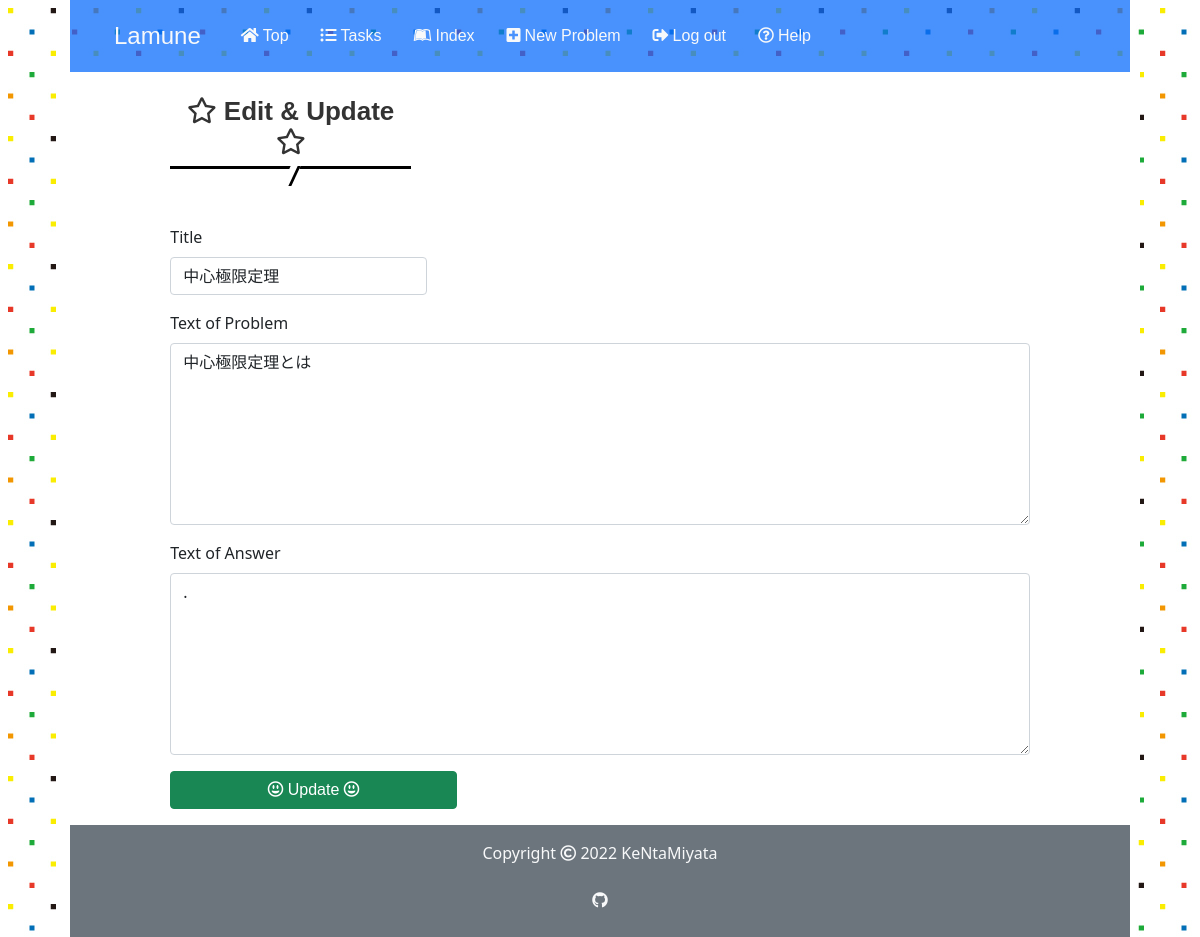
/3/29/update (signed in), run on an earlier commit of the app's database.
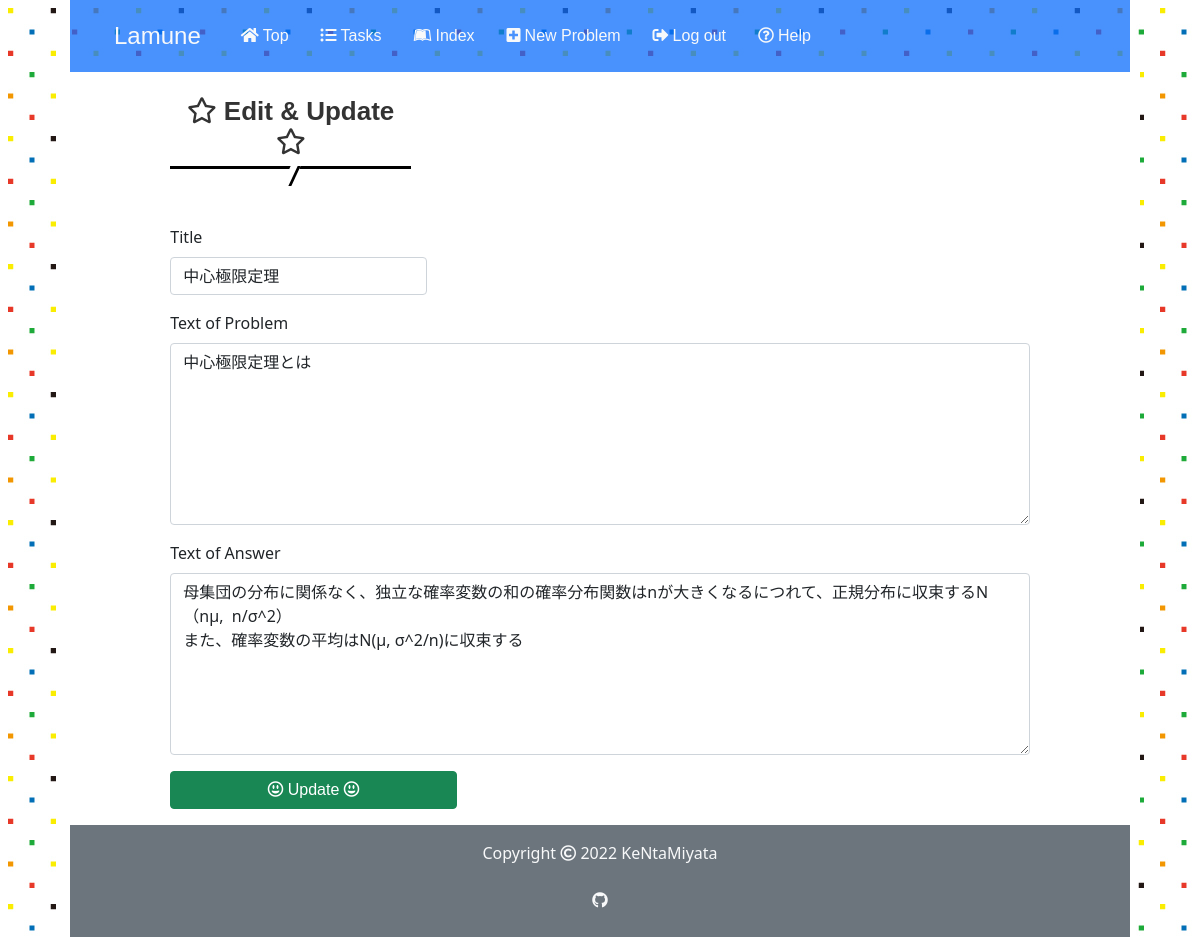
And on a later commit of the database.
### app.py (models this page shows)
class Problem(db.Model):
    id = db.Column(db.Integer, primary_key=True)
    user_id = db.Column(db.Integer, db.ForeignKey('user.id'), nullable=False)
    title = db.Column(db.String(50), nullable=False)
    body = db.Column(db.String(500), nullable=False)
    answer = db.Column(db.String(500), nullable=False)
    stage = db.Column(db.Integer, default=0)
    last_time = db.Column(db.DateTime, nullable=False,
                          default=datetime.datetime.now(pytz.timezone('Asia/Tokyo')))
    created_at = db.Column(db.DateTime, nullable=False,
                           default=datetime.datetime.now(pytz.timezone('Asia/Tokyo')))
    solved_history = db.Column(db.String)

### app.py (the view)
@app.route('/<int:user_id>/<int:problem_id>/update', methods=["GET", "POST"])
@login_required
def update(user_id, problem_id):
    if user_id != current_user.id:
        return apology("You can't look this page! Get out!", 401)
    problem = Problem.query.get(problem_id)
    if request.method == "POST":
        if not request.form.get("title"):
            print(1)
            return apology("must provide title", 403)
        elif not request.form.get("body"):
            print(2)
            return apology("must provide content", 403)
        elif not request.form.get("answer"):
            print(3)
            return apology("must provide answer", 403)
        problem.title = request.form.get("title")
        problem.body = request.form.get("body")
        problem.answer = request.form.get("answer")
        db.session.commit()
        return redirect(f"/{ user_id }/index")
    else:
        user = current_user
        return render_template("update.html", problem=problem, user=user)

### app.py (called while the page is built)
@app.before_request
def before_request():
    session.permanent = True
    app.permanent_session_lifetime = datetime.timedelta(minutes=30)
    session.modified = True

@login_manager.user_loader
def load_user(user_id):
    return User.query.get(int(user_id))

### templates/update.html (shortened to what this page needs)
{% extends "layout.html" %}
{% block main %}
<div class="row">
    <div class="col-xl-3 col-md-4 col-12 offset-md-1 pt-4">
        <h2><i class="far fa-star"></i> Edit & Update <i class="far fa-star"></i></h2>
    </div>
    <div class="col-10 mx-auto mt-5">
        <form action="/{{ user.id }}/{{ problem.id }}/update" method="POST" class="mx-auto w-100 text-start">
            <div class="mb-3">
                <label class="form-label">Title</label>
                <input autocomplete="off" autofocus class="form-control w-auto" id="title" name="title" placeholder="Title" type="text" value={{ problem.title }} required>
            </div>
            <div class="mb-3">
                <label class="form-label">Text of Problem</label>
                <textarea class="form-control w-100" name="body" type="text" rows="7" required>{{ problem.body }}</textarea>
            </div>
            <div class="mb-3">
                <label class="form-label">Text of Answer</label>
                <textarea class="form-control w-100" name="answer" type="text" rows="7" required>{{ problem.answer }}</textarea>
            </div>
            <div class="mb-3">
                <button class="btn btn-success col-md-4 col-12" type="submit"><i class="far fa-grin-alt"></i> Update <i class="far fa-grin-alt"></i></button>
            </div>
        </form>
    </div>
</div>
{% endblock %}

### templates/layout.html (shortened to what this page needs)
<!DOCTYPE html>
<html lang="en">
    <head>
        <link href="https://cdn.jsdelivr.net/npm/bootstrap@5.1.3/dist/css/bootstrap.min.css" rel="stylesheet">
        <link rel="stylesheet" href="https://use.fontawesome.com/releases/v5.15.4/css/all.css">
        <link href="/static/stylesheet/styles.css" rel="stylesheet">
    </head>
    <body>
        <header>
        <div class="container-fluid">
            <div class="row">
                    <nav class="nav-bar navbar-expand-md navbar-light bg-primary bg-opacity-75">
                        <div class="collapse navbar-collapse" id="navbarSupportedContent">
                            <ul class="navbar-nav px-4 pt-3 pb-3">
                                <li class="nav-item mx-2"><a class ="navbar-brand text-light" href="/">Lamune</a></li>
                                <li class="nav-item mx-2"><a class ="nav-link text-light" href="/"><i class="fas fa-home me-1"></i>Top</a></li>
                                {% if user.is_authenticated %}
                                <li class="nav-item mx-2"><a class ="nav-link text-light" href="/{{ user.id }}/tasks"><i class="fas fa-list-ul me-1"></i>Tasks</a></li>
                                <li class="nav-item mx-2"><a class ="nav-link text-light" href="/{{ user.id }}/index"><i class="fab fa-leanpub me-1"></i>Index</a></li>
                                <li class="nav-item mx-2"><a class ="nav-link text-light" href="/{{ user.id }}/new"><i class="fas fa-plus-square me-1"></i>New Problem</a></li>
                                <li class="nav-item mx-2"><a class ="nav-link text-light" href="/logout"><i class="fas fa-sign-out-alt me-1"></i>Log out</a></li>
                                {% endif %}
                                <li class="nav-item mx-2"><a class ="nav-link text-light" href="/howto"><i class="far fa-question-circle me-1"></i>Help</a></li>
                            </ul>
                        </div>
                    </nav>
                </div>
            </div>
        </header>
        <main>
            <div class="other-content text-center">
                <div class="container-fluid">
                {% block main %}{% endblock %}
                </div>
            </div>
        </main>
        <footer>
            <div class="container-fluid">
                <div class="row">
                    <div class="col-12 bg-secondary text-center pt-3">
                        <p class="text-light" >Copyright <i class="far fa-copyright"></i> 2022 KeNtaMiyata</p>
                        <p><a class ="nav-link text-light" href="https://github.com/KeNtaMiyata/Lamune"><i class="fab fa-github"></i></a></p>
                    </div>
                </div>
            </div>
        </footer>
    </body>
</html>

### static/stylesheet/styles.css (style rules this page uses)
* { padding: 0; margin: 0; box-sizing: border-box; }
a { text-decoration: none; }
.container-fluid { padding: 0 10px; }
.row { margin-left: 0; margin-right: 0; }
body { width: 90%; height: 100%; margin: 0 auto; background-image: url(../images/lamune_side_back.jpg); }
main { min-height: 80vh; background-color: #ffffff; margin: 0; }
h1, h2, h3, .navbar-brand, .nav-link, .btn { font-family: Chalkduster, "Bradley Hand", "Segoe Print", sans-serif; }
.navbar-brand { vertical-align: -10px; font-size: 1.5rem }
h2 { position: relative; padding-bottom: 0.5rem; border-bottom: 3px solid black; background-color: white; color: #333; font-weight: bold; font-size: 26px; }
h2:before { position: absolute; top: 100%; left: 50%; transform: translateX(-50%) skew(-25deg); height: 20px; width: 10px; border-right: 3px solid black; background-color: white; content: ""; }

What changed in the data, as far as the page shows it:
changed Problem "中心極限定理": answer "." → "母集団の分布に関係なく、独立な確率変数の和の確率分布関数はnが大きくなるにつれて、正規分布に収束するN（nμ, n/σ^2） また、確率変数の平均はN(μ, σ^2/n)に収束する"
